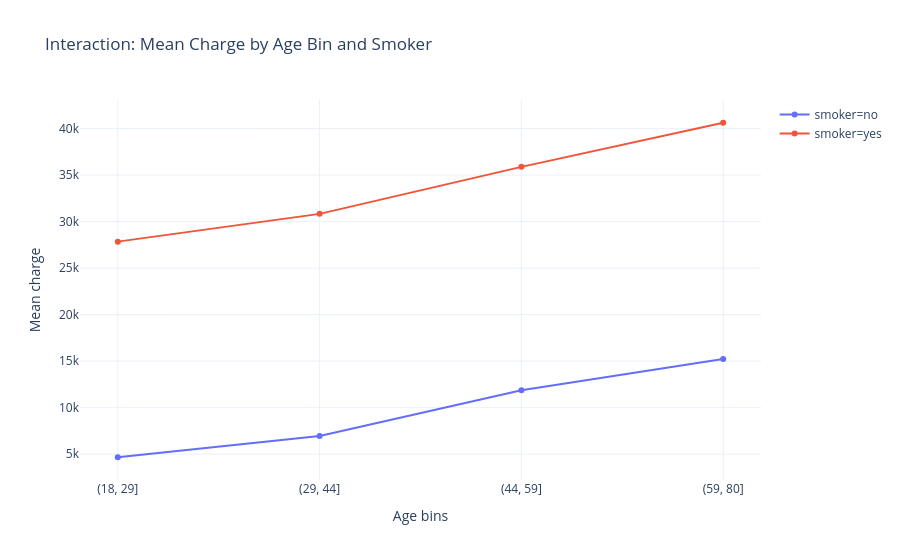

Notebook cell for this chart:
### Code cell
df["smoker"] = df["smoker"].astype(str).str.lower().str.strip()

# Create age bins
age_bins = pd.cut(df["age"], bins=[18, 29, 44, 59, 80], right=True)
g = df.groupby(["smoker", age_bins])["charges"].mean().reset_index()

fig1 = go.Figure()
for s in sorted(g["smoker"].unique()):
    sub = g[g["smoker"] == s]
    fig1.add_trace(go.Scatter(
        x=sub["age"].astype(str),
        y=sub["charges"],
        mode="lines+markers",
        name=f"smoker={s}"
    ))
fig1.update_layout(
    title="Interaction: Mean Charge by Age Bin and Smoker",
    xaxis_title="Age bins",
    yaxis_title="Mean charge",
    template="plotly_white"
)
fig1.show()

### Figure 1 — Plotly figure (JSON) as saved in the notebook; plotly's stock layout.template omitted (floating-point values rounded to 4 significant figures)
{"data": [{"mode": "lines+markers", "name": "smoker=no", "type": "scatter", "x": ["(18, 29]", "(29, 44]", "(44, 59]", "(59, 80]"], "y": [4669.0, 6945.0, 11870.0, 15230.0]}, {"mode": "lines+markers", "name": "smoker=yes", "type": "scatter", "x": ["(18, 29]", "(29, 44]", "(44, 59]", "(59, 80]"], "y": [27850.0, 30830.0, 35890.0, 40630.0]}], "layout": {"title": {"text": "Interaction: Mean Charge by Age Bin and Smoker"}, "xaxis": {"title": {"text": "Age bins"}}, "yaxis": {"title": {"text": "Mean charge"}}}}
